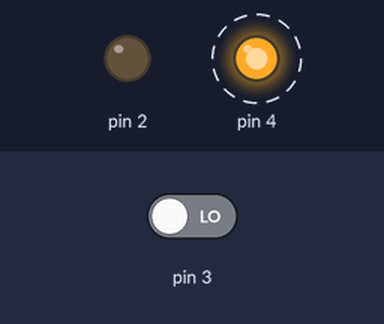
Simulated run of this sketch. Board: Arduino Uno, built with avr-gcc and run on an emulated ATmega328P. Parts: output pins drawn as LEDs (lit = HIGH). Dashed ring = blinking. The inputs (shaded band) are chosen by the test bench; at power-on: pin 3 LOW.

Above: at 1.25 s.
1.3 s: pin 3 driven HIGH
At 1.45 s:
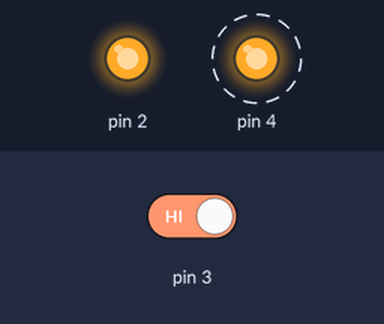
4.3 s: pin 3 driven LOW
At 4.45 s:
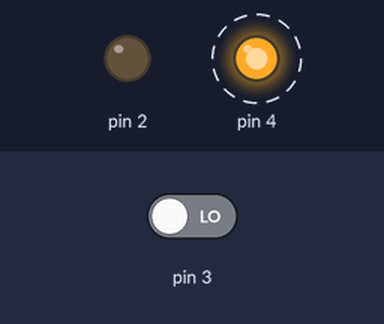
Timing chart, 0 to 13.3 s (numbered marks = the images above; inputs shaded):
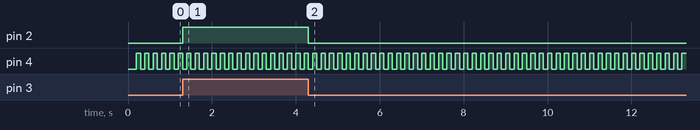

The sketch:

butonLed.ino
```cpp
#include "motorControl.h"
MotorControl fanMotor(3,2);
MotorControl conMotor(5,4);
void setup() {
  fanMotor.setup();
  conMotor.setup();
  fanMotor.setMod(0);
  conMotor.setMod(1);
}
void loop() {
  fanMotor.attach();
  conMotor.attach();
}
```

motorControl.h
```cpp
class MotorControl{
    int butonPin=-1;
    int ledPin=-1;
    int status=0;
    int mod=0;
  public:
      MotorControl(int bPin,int lPin){
        butonPin=bPin;
        ledPin=lPin;
      }
      void setup(){
        pinMode(butonPin,INPUT);
        pinMode(ledPin,OUTPUT);
      }
      void setMod(int nMod){
        mod=nMod;
      }
      void run(){
        digitalWrite(ledPin,HIGH);
      }
      void stop(){
        digitalWrite(ledPin,LOW);
      }

      void disco(){
        delay(100);
        if(status>0){
          run(); status=0;
        }
        else{
          stop(); status=1;
        }
      }

      void attach(){
        if(mod==0){
          status=digitalRead(butonPin);
          if(status>0) run(); else stop();
        }
        if(mod==1){
          disco();
        }
      }
  private:

};
```

Measured:
- after the input at 1.3 s, pin 2: LOW → HIGH at once
- after the input at 4.3 s, pin 2: HIGH → LOW at once
- by itself, pin 4: alternates HIGH for 0.10 s and LOW for 0.10 s
